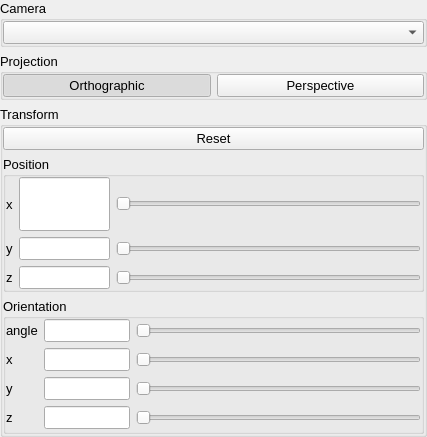
<?xml version="1.0" encoding="UTF-8"?>
<ui version="4.0">
 <class>CameraDockWidget</class>
 <widget class="QDockWidget" name="CameraDockWidget">
  <property name="windowModality">
   <enum>Qt::ApplicationModal</enum>
  </property>
  <property name="geometry">
   <rect>
    <x>0</x>
    <y>0</y>
    <width>427</width>
    <height>437</height>
   </rect>
  </property>
  <property name="sizePolicy">
   <sizepolicy hsizetype="Ignored" vsizetype="Ignored">
    <horstretch>0</horstretch>
    <verstretch>0</verstretch>
   </sizepolicy>
  </property>
  <property name="minimumSize">
   <size>
    <width>62</width>
    <height>426</height>
   </size>
  </property>
  <property name="layoutDirection">
   <enum>Qt::LeftToRight</enum>
  </property>
  <property name="features">
   <set>QDockWidget::AllDockWidgetFeatures</set>
  </property>
  <property name="allowedAreas">
   <set>Qt::BottomDockWidgetArea|Qt::LeftDockWidgetArea|Qt::RightDockWidgetArea</set>
  </property>
  <property name="windowTitle">
   <string>Camera Dock Widget</string>
  </property>
  <widget class="QWidget" name="cameraWidgetContents">
   <property name="sizePolicy">
    <sizepolicy hsizetype="Preferred" vsizetype="Minimum">
     <horstretch>0</horstretch>
     <verstretch>0</verstretch>
    </sizepolicy>
   </property>
   <layout class="QVBoxLayout" name="verticalLayout_2">
    <property name="leftMargin">
     <number>0</number>
    </property>
    <property name="topMargin">
     <number>0</number>
    </property>
    <property name="rightMargin">
     <number>0</number>
    </property>
    <property name="bottomMargin">
     <number>0</number>
    </property>
    <item>
     <widget class="QGroupBox" name="cameraGroupBox">
      <property name="sizePolicy">
       <sizepolicy hsizetype="Expanding" vsizetype="Maximum">
        <horstretch>0</horstretch>
        <verstretch>0</verstretch>
       </sizepolicy>
      </property>
      <property name="font">
       <font>
        <pointsize>10</pointsize>
       </font>
      </property>
      <property name="title">
       <string>Camera</string>
      </property>
      <layout class="QVBoxLayout" name="cameraLayout">
       <property name="spacing">
        <number>-1</number>
       </property>
       <property name="leftMargin">
        <number>0</number>
       </property>
       <property name="topMargin">
        <number>0</number>
       </property>
       <property name="rightMargin">
        <number>0</number>
       </property>
       <property name="bottomMargin">
        <number>0</number>
       </property>
       <item>
        <widget class="QComboBox" name="cameraComboBox">
         <property name="sizePolicy">
          <sizepolicy hsizetype="Ignored" vsizetype="Fixed">
           <horstretch>0</horstretch>
           <verstretch>0</verstretch>
          </sizepolicy>
         </property>
         <property name="font">
          <font>
           <pointsize>10</pointsize>
          </font>
         </property>
         <property name="maxVisibleItems">
          <number>1</number>
         </property>
        </widget>
       </item>
      </layout>
     </widget>
    </item>
    <item>
     <widget class="QGroupBox" name="projectionGroupBox">
      <property name="sizePolicy">
       <sizepolicy hsizetype="Ignored" vsizetype="Fixed">
        <horstretch>0</horstretch>
        <verstretch>0</verstretch>
       </sizepolicy>
      </property>
      <property name="font">
       <font>
        <pointsize>10</pointsize>
       </font>
      </property>
      <property name="title">
       <string>Projection</string>
      </property>
      <layout class="QHBoxLayout" name="projectionLayout">
       <property name="leftMargin">
        <number>0</number>
       </property>
       <property name="topMargin">
        <number>0</number>
       </property>
       <property name="rightMargin">
        <number>0</number>
       </property>
       <property name="bottomMargin">
        <number>0</number>
       </property>
       <item>
        <widget class="QPushButton" name="orthoButton">
         <property name="sizePolicy">
          <sizepolicy hsizetype="Ignored" vsizetype="Fixed">
           <horstretch>0</horstretch>
           <verstretch>0</verstretch>
          </sizepolicy>
         </property>
         <property name="font">
          <font>
           <pointsize>10</pointsize>
          </font>
         </property>
         <property name="text">
          <string>Orthographic</string>
         </property>
         <property name="checkable">
          <bool>true</bool>
         </property>
         <property name="checked">
          <bool>true</bool>
         </property>
         <property name="flat">
          <bool>false</bool>
         </property>
        </widget>
       </item>
       <item>
        <widget class="QPushButton" name="perspectiveButton">
         <property name="sizePolicy">
          <sizepolicy hsizetype="Minimum" vsizetype="Fixed">
           <horstretch>0</horstretch>
           <verstretch>0</verstretch>
          </sizepolicy>
         </property>
         <property name="font">
          <font>
           <pointsize>10</pointsize>
          </font>
         </property>
         <property name="text">
          <string>Perspective</string>
         </property>
         <property name="checkable">
          <bool>true</bool>
         </property>
        </widget>
       </item>
      </layout>
     </widget>
    </item>
    <item>
     <widget class="QGroupBox" name="transformGroupBox">
      <property name="sizePolicy">
       <sizepolicy hsizetype="Ignored" vsizetype="Minimum">
        <horstretch>0</horstretch>
        <verstretch>0</verstretch>
       </sizepolicy>
      </property>
      <property name="font">
       <font>
        <pointsize>10</pointsize>
       </font>
      </property>
      <property name="title">
       <string>Transform</string>
      </property>
      <layout class="QVBoxLayout" name="verticalLayout">
       <property name="leftMargin">
        <number>0</number>
       </property>
       <property name="topMargin">
        <number>0</number>
       </property>
       <property name="rightMargin">
        <number>0</number>
       </property>
       <property name="bottomMargin">
        <number>0</number>
       </property>
       <item>
        <widget class="QPushButton" name="resetTransformButton">
         <property name="sizePolicy">
          <sizepolicy hsizetype="Ignored" vsizetype="Fixed">
           <horstretch>0</horstretch>
           <verstretch>0</verstretch>
          </sizepolicy>
         </property>
         <property name="font">
          <font>
           <pointsize>10</pointsize>
          </font>
         </property>
         <property name="text">
          <string>Reset</string>
         </property>
        </widget>
       </item>
       <item>
        <widget class="QGroupBox" name="posGroupBox">
         <property name="sizePolicy">
          <sizepolicy hsizetype="Ignored" vsizetype="Minimum">
           <horstretch>0</horstretch>
           <verstretch>0</verstretch>
          </sizepolicy>
         </property>
         <property name="title">
          <string>Position</string>
         </property>
         <layout class="QGridLayout" name="posLayout">
          <property name="leftMargin">
           <number>0</number>
          </property>
          <property name="topMargin">
           <number>0</number>
          </property>
          <property name="rightMargin">
           <number>0</number>
          </property>
          <property name="bottomMargin">
           <number>0</number>
          </property>
          <item row="1" column="0">
           <widget class="QLabel" name="posYLabel">
            <property name="sizePolicy">
             <sizepolicy hsizetype="Ignored" vsizetype="Fixed">
              <horstretch>0</horstretch>
              <verstretch>0</verstretch>
             </sizepolicy>
            </property>
            <property name="font">
             <font>
              <pointsize>10</pointsize>
             </font>
            </property>
            <property name="text">
             <string>y</string>
            </property>
           </widget>
          </item>
          <item row="1" column="1">
           <widget class="QLineEdit" name="posYEdit">
            <property name="sizePolicy">
             <sizepolicy hsizetype="Ignored" vsizetype="Fixed">
              <horstretch>0</horstretch>
              <verstretch>0</verstretch>
             </sizepolicy>
            </property>
            <property name="font">
             <font>
              <pointsize>10</pointsize>
             </font>
            </property>
           </widget>
          </item>
          <item row="0" column="0">
           <widget class="QLabel" name="posXLabel">
            <property name="sizePolicy">
             <sizepolicy hsizetype="Preferred" vsizetype="Minimum">
              <horstretch>0</horstretch>
              <verstretch>0</verstretch>
             </sizepolicy>
            </property>
            <property name="font">
             <font>
              <pointsize>10</pointsize>
             </font>
            </property>
            <property name="text">
             <string>x</string>
            </property>
           </widget>
          </item>
          <item row="2" column="0">
           <widget class="QLabel" name="posZLabel">
            <property name="sizePolicy">
             <sizepolicy hsizetype="Ignored" vsizetype="Minimum">
              <horstretch>0</horstretch>
              <verstretch>0</verstretch>
             </sizepolicy>
            </property>
            <property name="font">
             <font>
              <pointsize>10</pointsize>
             </font>
            </property>
            <property name="text">
             <string>z</string>
            </property>
           </widget>
          </item>
          <item row="2" column="1">
           <widget class="QLineEdit" name="posZEdit">
            <property name="sizePolicy">
             <sizepolicy hsizetype="Ignored" vsizetype="Fixed">
              <horstretch>0</horstretch>
              <verstretch>0</verstretch>
             </sizepolicy>
            </property>
            <property name="font">
             <font>
              <pointsize>10</pointsize>
             </font>
            </property>
           </widget>
          </item>
          <item row="0" column="1">
           <widget class="QLineEdit" name="posXEdit">
            <property name="sizePolicy">
             <sizepolicy hsizetype="Ignored" vsizetype="Minimum">
              <horstretch>3</horstretch>
              <verstretch>0</verstretch>
             </sizepolicy>
            </property>
            <property name="font">
             <font>
              <family>.Helvetica Neue DeskInterface</family>
             </font>
            </property>
           </widget>
          </item>
          <item row="0" column="2">
           <widget class="QSlider" name="posXSlider">
            <property name="sizePolicy">
             <sizepolicy hsizetype="Ignored" vsizetype="Minimum">
              <horstretch>10</horstretch>
              <verstretch>0</verstretch>
             </sizepolicy>
            </property>
            <property name="orientation">
             <enum>Qt::Horizontal</enum>
            </property>
           </widget>
          </item>
          <item row="1" column="2">
           <widget class="QSlider" name="posYSlider">
            <property name="sizePolicy">
             <sizepolicy hsizetype="Ignored" vsizetype="Minimum">
              <horstretch>0</horstretch>
              <verstretch>0</verstretch>
             </sizepolicy>
            </property>
            <property name="orientation">
             <enum>Qt::Horizontal</enum>
            </property>
           </widget>
          </item>
          <item row="2" column="2">
           <widget class="QSlider" name="posZSlider">
            <property name="sizePolicy">
             <sizepolicy hsizetype="Ignored" vsizetype="Minimum">
              <horstretch>0</horstretch>
              <verstretch>0</verstretch>
             </sizepolicy>
            </property>
            <property name="orientation">
             <enum>Qt::Horizontal</enum>
            </property>
           </widget>
          </item>
         </layout>
        </widget>
       </item>
       <item>
        <spacer name="verticalSpacer_2">
         <property name="orientation">
          <enum>Qt::Vertical</enum>
         </property>
         <property name="sizeType">
          <enum>QSizePolicy::Minimum</enum>
         </property>
         <property name="sizeHint" stdset="0">
          <size>
           <width>0</width>
           <height>0</height>
          </size>
         </property>
        </spacer>
       </item>
       <item>
        <widget class="QGroupBox" name="orientGroupBox">
         <property name="sizePolicy">
          <sizepolicy hsizetype="Ignored" vsizetype="Minimum">
           <horstretch>0</horstretch>
           <verstretch>0</verstretch>
          </sizepolicy>
         </property>
         <property name="title">
          <string>Orientation</string>
         </property>
         <layout class="QGridLayout" name="gridLayout">
          <property name="leftMargin">
           <number>0</number>
          </property>
          <property name="topMargin">
           <number>0</number>
          </property>
          <property name="rightMargin">
           <number>0</number>
          </property>
          <property name="bottomMargin">
           <number>0</number>
          </property>
          <item row="1" column="1">
           <widget class="QLineEdit" name="orientXEdit">
            <property name="sizePolicy">
             <sizepolicy hsizetype="Expanding" vsizetype="Fixed">
              <horstretch>3</horstretch>
              <verstretch>0</verstretch>
             </sizepolicy>
            </property>
            <property name="font">
             <font>
              <pointsize>10</pointsize>
             </font>
            </property>
            <property name="text">
             <string/>
            </property>
           </widget>
          </item>
          <item row="2" column="0">
           <widget class="QLabel" name="orientYLabel">
            <property name="sizePolicy">
             <sizepolicy hsizetype="Ignored" vsizetype="Minimum">
              <horstretch>0</horstretch>
              <verstretch>0</verstretch>
             </sizepolicy>
            </property>
            <property name="font">
             <font>
              <pointsize>10</pointsize>
             </font>
            </property>
            <property name="text">
             <string>y</string>
            </property>
           </widget>
          </item>
          <item row="2" column="2">
           <widget class="QSlider" name="orientYSlider">
            <property name="sizePolicy">
             <sizepolicy hsizetype="Ignored" vsizetype="Minimum">
              <horstretch>0</horstretch>
              <verstretch>0</verstretch>
             </sizepolicy>
            </property>
            <property name="orientation">
             <enum>Qt::Horizontal</enum>
            </property>
           </widget>
          </item>
          <item row="1" column="0">
           <widget class="QLabel" name="orientXLabel">
            <property name="sizePolicy">
             <sizepolicy hsizetype="Preferred" vsizetype="Minimum">
              <horstretch>0</horstretch>
              <verstretch>0</verstretch>
             </sizepolicy>
            </property>
            <property name="font">
             <font>
              <pointsize>10</pointsize>
             </font>
            </property>
            <property name="text">
             <string>x</string>
            </property>
           </widget>
          </item>
          <item row="2" column="1">
           <widget class="QLineEdit" name="orientYEdit">
            <property name="font">
             <font>
              <pointsize>10</pointsize>
             </font>
            </property>
           </widget>
          </item>
          <item row="3" column="2">
           <widget class="QSlider" name="orientZSlider">
            <property name="sizePolicy">
             <sizepolicy hsizetype="Ignored" vsizetype="Minimum">
              <horstretch>0</horstretch>
              <verstretch>0</verstretch>
             </sizepolicy>
            </property>
            <property name="orientation">
             <enum>Qt::Horizontal</enum>
            </property>
           </widget>
          </item>
          <item row="3" column="0">
           <widget class="QLabel" name="orientZLabel">
            <property name="sizePolicy">
             <sizepolicy hsizetype="Ignored" vsizetype="Minimum">
              <horstretch>0</horstretch>
              <verstretch>0</verstretch>
             </sizepolicy>
            </property>
            <property name="font">
             <font>
              <pointsize>10</pointsize>
             </font>
            </property>
            <property name="text">
             <string>z</string>
            </property>
           </widget>
          </item>
          <item row="3" column="1">
           <widget class="QLineEdit" name="orientZEdit">
            <property name="sizePolicy">
             <sizepolicy hsizetype="Expanding" vsizetype="Fixed">
              <horstretch>0</horstretch>
              <verstretch>0</verstretch>
             </sizepolicy>
            </property>
            <property name="font">
             <font>
              <pointsize>10</pointsize>
             </font>
            </property>
           </widget>
          </item>
          <item row="1" column="2">
           <widget class="QSlider" name="orientXSlider">
            <property name="sizePolicy">
             <sizepolicy hsizetype="Ignored" vsizetype="Minimum">
              <horstretch>10</horstretch>
              <verstretch>0</verstretch>
             </sizepolicy>
            </property>
            <property name="orientation">
             <enum>Qt::Horizontal</enum>
            </property>
           </widget>
          </item>
          <item row="0" column="0">
           <widget class="QLabel" name="angleLabel">
            <property name="sizePolicy">
             <sizepolicy hsizetype="Preferred" vsizetype="Minimum">
              <horstretch>0</horstretch>
              <verstretch>0</verstretch>
             </sizepolicy>
            </property>
            <property name="font">
             <font>
              <pointsize>10</pointsize>
             </font>
            </property>
            <property name="text">
             <string>angle</string>
            </property>
           </widget>
          </item>
          <item row="0" column="1">
           <widget class="QLineEdit" name="angleEdit">
            <property name="sizePolicy">
             <sizepolicy hsizetype="Expanding" vsizetype="Fixed">
              <horstretch>3</horstretch>
              <verstretch>0</verstretch>
             </sizepolicy>
            </property>
           </widget>
          </item>
          <item row="0" column="2">
           <widget class="QSlider" name="angleSlider">
            <property name="sizePolicy">
             <sizepolicy hsizetype="Ignored" vsizetype="Minimum">
              <horstretch>10</horstretch>
              <verstretch>0</verstretch>
             </sizepolicy>
            </property>
            <property name="orientation">
             <enum>Qt::Horizontal</enum>
            </property>
           </widget>
          </item>
         </layout>
         <zorder>orientXLabel</zorder>
         <zorder>orientYLabel</zorder>
         <zorder>orientZLabel</zorder>
         <zorder>orientXEdit</zorder>
         <zorder>orientYEdit</zorder>
         <zorder>orientZEdit</zorder>
         <zorder>orientXSlider</zorder>
         <zorder>orientYSlider</zorder>
         <zorder>orientZSlider</zorder>
         <zorder>angleLabel</zorder>
         <zorder>angleEdit</zorder>
         <zorder>angleSlider</zorder>
        </widget>
       </item>
       <item>
        <spacer name="verticalSpacer_3">
         <property name="orientation">
          <enum>Qt::Vertical</enum>
         </property>
         <property name="sizeType">
          <enum>QSizePolicy::Minimum</enum>
         </property>
         <property name="sizeHint" stdset="0">
          <size>
           <width>0</width>
           <height>0</height>
          </size>
         </property>
        </spacer>
       </item>
      </layout>
     </widget>
    </item>
   </layout>
  </widget>
 </widget>
 <resources/>
 <connections/>
</ui>
